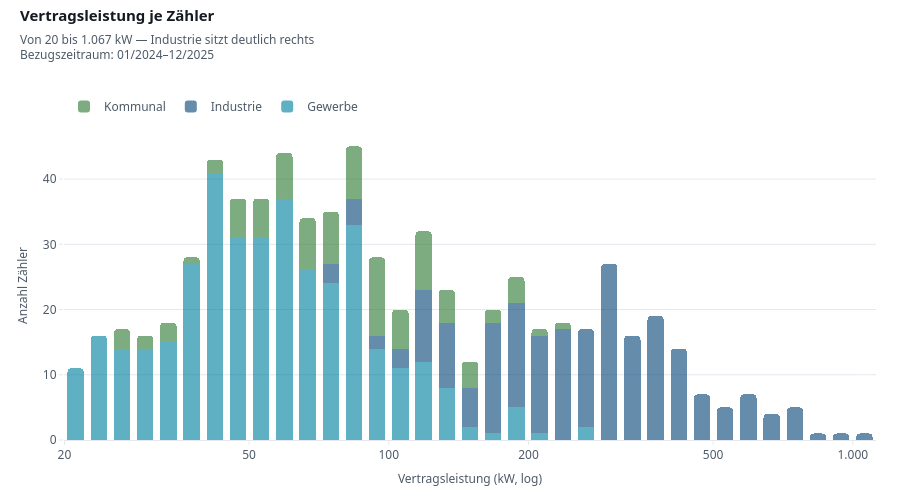

The notebook cell this image was saved under:
### Code cell
fig = eda.histogram(eda.by_kundentyp(zaehler, "vertragsleistung_kw"), nbins=40, log_x=True)
fig.update_layout(barmode="stack")
ci.stil(fig, "Vertragsleistung je Zähler",
         f"Von {zaehler['vertragsleistung_kw'].min()} bis "
         f"{de(zaehler['vertragsleistung_kw'].max(), 0)} kW — Industrie sitzt deutlich rechts",
         x_titel="Vertragsleistung (kW, log)", y_titel="Anzahl Zähler")
log_ticks(fig, "x", werte=(20, 50, 100, 200, 500, 1000))
fig.update_layout(bargap=HIST_GAP)
ci.hover_pro_marke(fig)
ci.zeigen(fig)

zaehler.groupby("kundentyp", observed=True)["vertragsleistung_kw"].describe().round(0)

### Figure 1 — Plotly figure (JSON) as saved in the notebook; plotly's stock layout.template omitted (floating-point values rounded to 4 significant figures; data arrays with more than 128 entries replaced by an {"elided": "..."} marker saying what was removed)
{"data": [{"marker": {"color": "#0080A0"}, "name": "Gewerbe", "nbinsx": 40, "opacity": 0.62, "textfont": {"family": "IBM Plex Sans, Segoe UI, sans-serif"}, "type": "histogram", "x": {"elided": "376 float values"}}, {"marker": {"color": "#084878"}, "name": "Industrie", "nbinsx": 40, "opacity": 0.62, "textfont": {"family": "IBM Plex Sans, Segoe UI, sans-serif"}, "type": "histogram", "x": {"elided": "226 float values"}}, {"marker": {"color": "#2F7A33"}, "name": "Kommunal", "nbinsx": 40, "opacity": 0.62, "textfont": {"family": "IBM Plex Sans, Segoe UI, sans-serif"}, "type": "histogram", "x": [1.987, 2.158, 2.061, 2.164, 1.903, 1.973, 1.987, 2.391, 1.813, 1.813, 1.996, 1.944, 1.944, 2.253, 2.199, 2.143, 1.875, 1.544, 1.643, 2.021, 1.732, 1.69, 1.973, 2.283, 2.207, 1.875, 2.076, 1.914, 1.447, 2.086, 1.919, 1.643, 1.886, 1.806, 1.477, 1.964, 2.057, 1.991, 1.544, 2.158, 1.708, 1.863, 1.881, 1.477, 1.991, 2.228, 1.982, 1.845, 1.792, 1.826, 2.021, 2.104, 1.519, 2.009, 1.724, 1.653, 2.124, 1.813, 1.799, 1.681, 1.839, 1.959, 1.863, 1.982, 2.09, 2.093, 1.799, 1.748, 2.283, 2.1, 2.033, 2.332, 2.053, 1.69, 1.886, 1.447, 1.959, 2.004, 1.756, 1.944, 1.881, 1.591, 1.919, 2.021, 1.799, 1.763, 2.276, 1.716, 1.681, 1.763, 2.053, 1.447, 1.663, 1.833, 1.94, 2.072, 1.748, 2.104]}], "layout": {"bargap": 0.3, "barmode": "stack", "colorway": ["#084878", "#005E77", "#2F7A33", "#3E90C4", "#4E5A68", "#6CC0D2", "#04263F", "#8C99A7"], "font": {"color": "#141A21", "family": "IBM Plex Sans, Segoe UI, sans-serif", "size": 12}, "height": 500, "hovermode": "closest", "legend": {"font": {"color": "#4E5A68", "family": "IBM Plex Sans, Segoe UI, sans-serif", "size": 12}, "itemsizing": "constant", "orientation": "h", "title": {"text": ""}, "x": 0, "xanchor": "left", "y": 1.032, "yanchor": "bottom"}, "margin": {"b": 60, "t": 131}, "meta": {"sww": {"period": "01/2024–12/2025", "subtitle": "Von 20 bis 1.067 kW — Industrie sitzt deutlich rechts", "title": "Vertragsleistung je Zähler"}}, "paper_bgcolor": "#FFFFFF", "plot_bgcolor": "#FFFFFF", "separators": ",.", "showlegend": true, "title": {"font": {"color": "#141A21", "family": "IBM Plex Sans, Segoe UI, sans-serif", "size": 15, "weight": 600}, "pad": {"l": 20}, "subtitle": {"font": {"color": "#4E5A68", "family": "IBM Plex Sans, Segoe UI, sans-serif", "size": 12}, "text": "Von 20 bis 1.067 kW — Industrie sitzt deutlich rechts<br>Bezugszeitraum: 01/2024–12/2025"}, "text": "Vertragsleistung je Zähler", "x": 0, "xanchor": "left", "xref": "container", "y": 0.98, "yanchor": "top", "yref": "container"}, "xaxis": {"automargin": true, "separatethousands": true, "tickangle": 0, "tickfont": {"family": "IBM Plex Sans, Segoe UI, sans-serif"}, "tickformat": ",~g", "tickmode": "array", "ticktext": ["20", "50", "100", "200", "500", "1.000"], "tickvals": [1.301, 1.699, 2.0, 2.301, 2.699, 3.0], "title": {"font": {"family": "IBM Plex Sans, Segoe UI, sans-serif"}, "text": "Vertragsleistung (kW, log)"}}, "yaxis": {"automargin": true, "separatethousands": true, "tickfont": {"family": "IBM Plex Sans, Segoe UI, sans-serif"}, "title": {"font": {"family": "IBM Plex Sans, Segoe UI, sans-serif"}, "text": "Anzahl Zähler"}}}}
